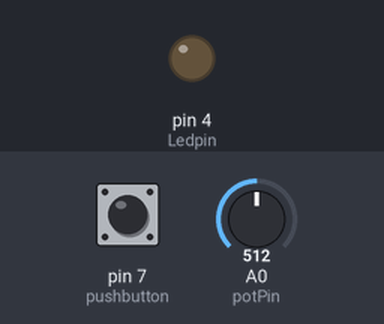
The sketch below on a simulated Arduino Uno, built with avr-gcc and run on an emulated ATmega328P. Parts: output pins drawn as LEDs (lit = HIGH). Dashed ring = blinking. The test bench sets the inputs (shaded band); at power-on: pin 7 (pushbutton) LOW, A0 (potPin) = 512.

Above: at 1.3 s.
1.4 s: pin 7 (pushbutton) pulled HIGH for 3.2 s
At 1.9 s:
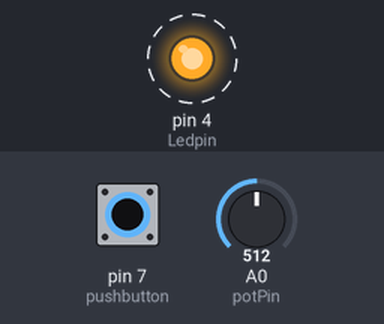
Timing chart, 0 to 5.1 s (numbered marks = the images above; inputs shaded):
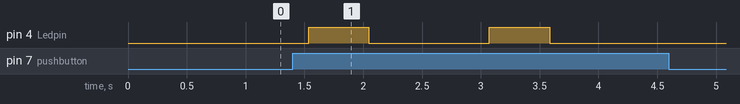

The sketch:

led_pulsante_potenziometro.ino
```cpp
int Ledpin = 4; //definiamo il pin 4 con il nome Ledpin
int pushbutton = 7; //definiamo il bottone con il nome pushbutton
int val = 0;
int digitalVal = 0;
int analogVal = 0;
int potPin = A0;

void setup() {
  // put your setup code here, to run once:
  pinMode(Ledpin, OUTPUT); //inizializiamo il pin del led come output
  pinMode(pushbutton, INPUT); //inizializiamo il pin dl pulssnte come input
}

void loop() {
  // put your main code here, to run repeatedly:
 digitalVal = digitalRead(pushbutton);
 analogVal = analogRead(potPin);

 if (digitalVal == 1) {
  ( digitalWrite(4, HIGH));   //accendi il led
  delay(analogVal);             //aspetta 1 secondo
  digitalWrite(4, LOW);    //spegni il led
  delay(analogVal);             //aspetta un secondo}
 }
 else
 {
  digitalWrite(Ledpin, LOW);
 }
 delay(analogVal);
 }
```

Measured:
- after the input at 1.4 s, pin 4 (Ledpin): alternates HIGH for 0.51 s and LOW for 1.0 s, 4 changes in all, then stays LOW, starting after 0.14 s
